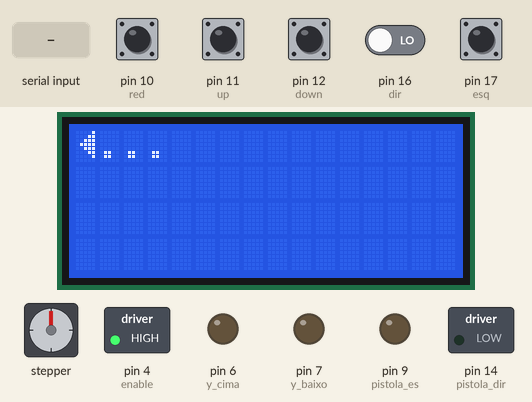
Bench run of a sketch on a simulated Arduino Uno, built with avr-gcc and run on an emulated ATmega328P. On the bench: 16×4 character LCD, stepper motor, switched loads named in the sketch (green lamp = pin HIGH), output pins drawn as LEDs (lit = HIGH). The test bench sets the inputs (shaded band); at power-on: pin 10 (red), pin 11 (up), pin 12 (down), pin 17 (esq) HIGH, pin 16 (dir) LOW. EEPROM starts erased; stepper angles assume 200 steps per turn; what the sketch prints to the serial monitor is not drawn.

Above: at 1.9 s.
2.0 s: pin 16 (dir) driven HIGH
At 2.7 s:
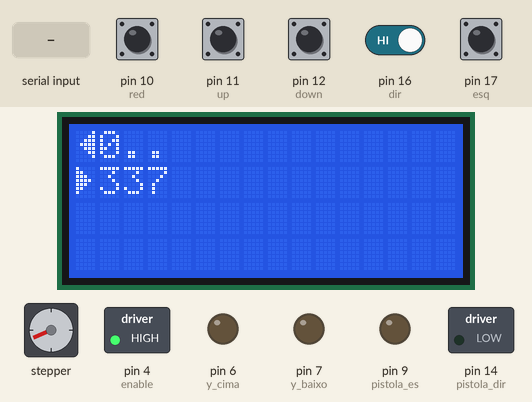
3.5 s: pin 10 (red) pulled LOW for 1 s
At 5.1 s:
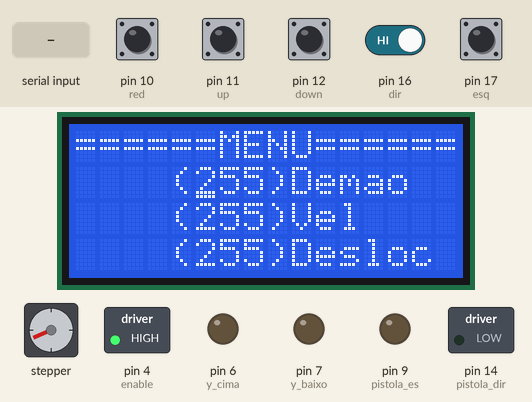
6.1 s: pin 10 (red) pulled LOW for 3.2 s
At 7.7 s:
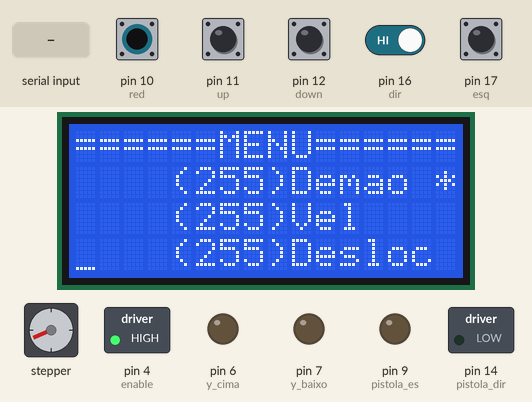
10.9 s: "<%>" received over the second serial link
At 11.8 s:
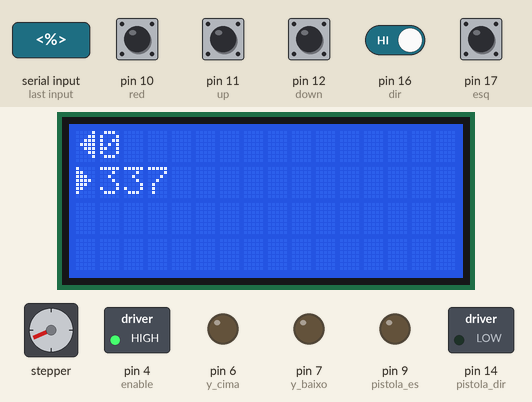
Timing chart, 0 to 61.4 s (numbered marks = the images above; inputs shaded):
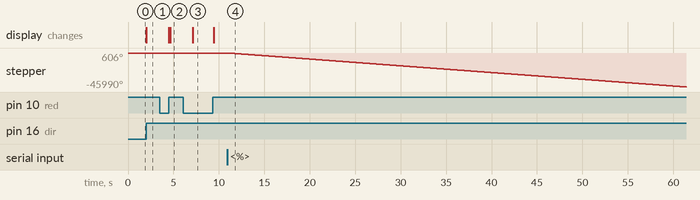

The sketch:

menu.ino
```cpp
#include <Wire.h>
#include <LiquidCrystal_I2C.h>
#include <AccelStepper.h>
#include <EEPROM.h>
#include <SoftwareSerial.h>

LiquidCrystal_I2C lcd(39,16,4);  // set the LCD address to 0x20 for a 16 chars and 2 line display
AccelStepper stepper(1,5,3);
SoftwareSerial controle(8, 99); // RX, TX

int enable = 4;
int conf[4];
int red = 10;
int up = 11;
int down = 12;
int esq = 17, dir = 16;
int EMax,DMax;
int sair = 0; // codigo 0 indica que nao deve sair
int y_cima = 6,y_baixo=7,y_fim = 15;
int saida_global = 0;
int pistola_es =  9,pistola_dir = 14;


byte left[8] = {
  B00001,
  B00011,
  B00111,
  B01111,
  B00111,
  B00011,
  B00001,
};

byte rigth[8] = {
  B10000,
  B11000,
  B11100,
  B11110,
  B11100,
  B11000,
  B10000,
};

byte vector_up[8] = {
  B00000,
  B00100,
  B01110,
  B11111,
  B01110,
  B01110,
  B01110,
  B00000
};

byte vector_down[8] = {
  B00000,
  B01110,
  B01110,
  B01110,
  B11111,
  B01110,
  B00100,
  B00000
};


void setup()
{
  eeprom_conf();
  pinMode(red,INPUT_PULLUP);
  pinMode(up,INPUT_PULLUP);
  pinMode(down,INPUT_PULLUP);
  pinMode(esq,INPUT);
  pinMode(dir,INPUT);
  pinMode(y_cima,OUTPUT);
  pinMode(y_baixo,OUTPUT);
  pinMode(y_fim,INPUT_PULLUP);
  pinMode(enable,OUTPUT);
  pinMode(pistola_es,OUTPUT);
  pinMode(pistola_dir,OUTPUT);
  digitalWrite(enable,1);
  //attachInterrupt(0, alarme, RISING);
  Serial.begin(9600);
  controle.begin(9600);
  lcd.init();
  lcd.backlight();
  lcd.createChar(1,left);
  lcd.createChar(2,rigth);
  lcd.createChar(3,vector_up);
  lcd.createChar(4,vector_down);


  esquerda();
  delay(1000);
  direita();
  principal();
}
// 0 pressionado
// 1 segurado
// 2 nada pressionado

void motor(){
  int sped = conf[1]*100;
  stepper.setMaxSpeed(sped);
  stepper.setAcceleration(sped);
  stepper.setSpeed(sped);

  Serial.print("speed --- ");
  Serial.println(sped);
}
void motor2(){
  int sped = 2000;
  stepper.setMaxSpeed(sped);
  stepper.setAcceleration(sped);
  stepper.setSpeed(sped);

  Serial.print("speed --- ");
  Serial.println(sped);
}


void loop()
{
  if(reed()==1){
    menu();
    principal();
  }
  if(controle.available()){
    int comando = controle.read();
//=============================================
    if(comando == '%'){ // comando AUTOMÁTICO
      automatico();
    }
//============================================
    if(comando == '<'){  // comando MANUAL
      motor2();

      while(controle.read() != '!'){
        stepper.moveTo(stepper.currentPosition()-80);
        stepper.runSpeedToPosition();
   //     Serial.println("<");
      }
    }
 //=========================================
    if(comando == '>'){  // comando MANUAL
      motor2();
      while(controle.read() != '!'){
        stepper.moveTo(stepper.currentPosition()+80);
        stepper.runSpeedToPosition();
      }    }
//=========================================
if(comando == 'c' || comando == 'b'){
  digitalWrite((comando == 'c'?y_cima:y_baixo),1);
    while(controle.read() != '!'){}
      digitalWrite((comando == 'c'?y_cima:y_baixo),0);
}

  }

}

void x_esquerda(){
  motor();
  int saida = controle.read();
  while((stepper.currentPosition() != EMax) && (saida != 's')){
    saida = controle.read();
    stepper.moveTo(stepper.currentPosition()-50);
    stepper.runSpeedToPosition();
  }
  if(saida == 's'){
   saida_global = 1;
  }
}

void x_direita(){
  motor();
  int saida = controle.read();
  while((stepper.currentPosition() != DMax) && (saida != 's')){
    saida = controle.read();
    stepper.moveTo(stepper.currentPosition()+50);
    stepper.runSpeedToPosition();
  }
   if(saida == 's'){
   saida_global = 1;
  }
}

void automatico(){
  Serial.println("PONTO INICIAL");
  x_direita(); //inicia sempre na direita
int vez = 0;
    while(digitalRead(y_fim) && saida_global != 1){
    for(int i= 1;i<=conf[0];i++){
      if(vez == 0){
        Serial.println("<<<<");
        digitalWrite(pistola_es,1);
        x_esquerda();
        digitalWrite(pistola_es,0);
        vez = 1;
      }
      else{
        Serial.println(">>>>");
        digitalWrite(pistola_dir,1);
        x_direita();
        digitalWrite(pistola_dir,0);
        vez = 0;
      }
      if(saida_global == 1){
       exit;
      }
    }
    digitalWrite(pistola_es,0);
    digitalWrite(pistola_dir,0);
    if(saida_global != 1){
    y();
    }
  }
  if(saida_global == 1){

    saida_global = 0;
    Serial.println("=======SAIDA========");
  }

}

void y(){

  int tempo = (conf[2]<0?(conf[2]*(-1))*100:conf[2]*100);
  Serial.println(tempo);
  if(conf[3]==1){ // vai para cima
  Serial.println("++++");
    digitalWrite(y_cima,1);
    for(int i=1;i<=tempo;i++){
    delay(1);
    if(controle.read() == 's' || !digitalRead(y_fim)){
      digitalWrite(y_cima,0);
      saida_global = 1;
      return;
    }
    }
    digitalWrite(y_cima,0);
  }
  else{ // vai para baixo
  Serial.println("----");
    digitalWrite(y_baixo,1);
    for(int i=1;i<=tempo;i++){
    delay(1);
    if(controle.read() == 's'){
      digitalWrite(y_baixo,0);
      saida_global = 1;
      return;
    }
    }
    digitalWrite(y_baixo,0);
  }


}

void alarme(){
  sair = 1; // codigo 1 indica a saida por alarme
  Serial.println("OK");
  Serial.println(sair);
}

void principal(){
  lcd.setCursor(0,0);
  lcd.write(1);
  lcd.print(EMax);
  lcd.setCursor(0,1);
  lcd.write(2);
  lcd.print(DMax);
}

void esquerda(){
  Serial.println("Configurando esquerda....");
  lcd.setCursor(0,0);
  lcd.write(1);
  lcd.print("...");
  stepper.setMaxSpeed(1600);
  stepper.setAcceleration(2000);
  stepper.setSpeed(1600);
  while((!digitalRead(esq)) && (controle.read() != 's')){   /* && sair != 1*/
    stepper.moveTo(stepper.currentPosition()-50);
    stepper.runSpeedToPosition();
  }
  if(sair != 1){
    stepper.moveTo(stepper.currentPosition());
    stepper.runSpeedToPosition();
    EMax = stepper.currentPosition();
    Serial.println("====Esquerda configurada====");
  }
  else{
    lcd.clear();
    lcd.setCursor(0,0);
    lcd.print("=====ALARME=====");
    detachInterrupt(0);
    while(1){
      controle.println("!"); // comando de ALARME
    };
  }
}


void direita(){
  Serial.println("Configurando direita....");
  lcd.setCursor(0,1);
  lcd.write(2);
  lcd.print("...");
  stepper.setMaxSpeed(1600);
  stepper.setAcceleration(2000);
  stepper.setSpeed(1600);
  while((!digitalRead(dir)) && (controle.read() != 's')/*&& sair != 1*/){
    stepper.moveTo(stepper.currentPosition()+50);
    stepper.runSpeedToPosition();
  }
  if(sair != 1){
    stepper.moveTo(stepper.currentPosition());
    stepper.runSpeedToPosition();
    DMax = stepper.currentPosition();
    Serial.println("====Direita configurada====");
  }
  else{
    lcd.clear();
    lcd.setCursor(0,0);
    lcd.print("=====ALARME=====");
    detachInterrupt(0);
    while(1){
      controle.println("!"); // comando de ALARME
    };
  }
}

void menu(){
  int atual =1;

  estrutura();
  lcd.setCursor(5,atual);
  lcd.cursor();
  int estado = 2; // nenhum botão pressionado

  while(estado != 1){
    estado = reed();
    Serial.println(estado);
    if(estado==0){
      atual = (atual==1?3:atual-1);
      lcd.setCursor((atual==1?5:1),atual);
    }

    //=====UP
    for (int i=1;i<=3;i++)
      if(!digitalRead(up) && atual == i){
        conf[i-1]  = (i==1?(conf[i-1]>8?9:conf[i-1]+1):
        conf[i-1]+1);
        estrutura();
        lcd.setCursor((atual==1?5:1),atual);
        lcd.cursor();
        while(!digitalRead(up));
        delay(50);
      }

    // =======DOWN
    for (int i=1;i<=3;i++)
      if(!digitalRead(down) && atual == i){
        conf[i-1]  = (i!=3?(i==1?(conf[i-1]<2?1:conf[i-1]-1):
        (conf[i-1]<2?1:conf[i-1]-1)):
        conf[i-1]-1);
        estrutura();
        lcd.setCursor((atual==1?5:1),atual);
        lcd.cursor();
        while(!digitalRead(down));
        delay(50);
      }
  }

  lcd.clear();
  lcd.noCursor();
  grava();
  eeprom_conf();
}

void grava(){
  EEPROM.write(1,conf[0]);
  EEPROM.write(2,conf[1]);
  EEPROM.write(3,(conf[2]<0?conf[2]*-1:conf[2]));
  EEPROM.write(4,(conf[2]<0?1:2));
}
void eeprom_conf(){
  conf[0] = EEPROM.read(1);
  conf[1] = EEPROM.read(2);
  conf[2] = EEPROM.read(3);
  conf[3] = EEPROM.read(4);
  conf[2] = (conf[3] ==1? conf[2]*-1:conf[2]);
}

int reed(){
  int count;

  if (digitalRead(red)){
    return 2;
  }

  if (!digitalRead(red)) {  //se o botao for pressionado
    count = 0;                //zera count
    while (!digitalRead(red)) { // enquanto o totao estiver pressionado
      count++;             // adciona mais 1 a count
      delay(100);           // espera 200milisegundos
      if (count == 10) {    // verifica se count eigual a 10 se for
        lcd.setCursor(15,1);
        lcd.print("*");
        while (!digitalRead(red)) {
        } // espera o usuario tirar o dedo do botao
        delay(100);
        return 1;
      }
    }
    return 0;
  }


}


void estrutura(){
  //=======ESTRUTURA================
  lcd.clear();
  lcd.setCursor(0,0);
  lcd.print("======MENU======");
  lcd.setCursor(4,1);
  lcd.print("(");
  lcd.print(conf[0]);
  lcd.print(")Demao");
  lcd.setCursor(0,2);
  lcd.print("(");
  lcd.print(conf[1]);
  lcd.print(")Vel");
  lcd.setCursor(0,3);
  lcd.print("(");
  lcd.print(conf[2]);
  lcd.print(")Desloc ");
  lcd.write((conf[2]<0?4:3));
}
```

Measured:
- after the input at 2.0 s, stepper: stops changing and stays 606°; the display: changes at once (image 1)
- after the input at 3.5 s, the display: first changes after 1.0 s (image 2 shows a later state)
- after the input at 6.1 s, the display: changes after 1.0 s (image 3)
- after the input at 10.9 s, stepper: keeps turning counter-clockwise at about 923°/s, starting at once
